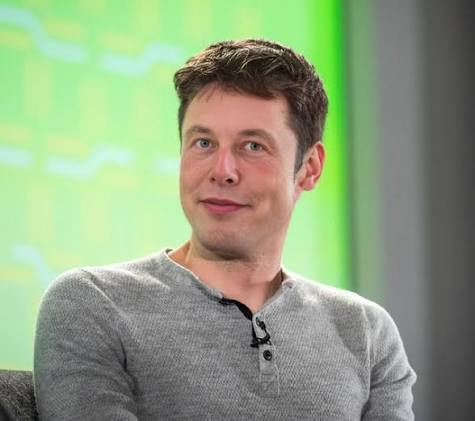
#> input picture attached_assets/images_(2)_1765368991590.jpeg, 475 x 421 px
$ python -i deepfake_detector.py   (imports and definitions only)   (older library calls are emulated)
#> lines starting #> are read from the running program, lines starting #| are printed output that depends on the picture; after the words box and inside, x2 and y2 are one past the last pixel; in counts of white or black regions, pixels touching at a corner belong together
#> further down, picture is the input picture: shape (421, 475, 3); mean B, G, R 129.2, 160.7, 144.4
import asyncio
import os
import base64
import tempfile
import io
from typing import Dict, Any, Optional, List, Tuple
from dataclasses import dataclass, field
from datetime import datetime
import numpy as np
from PIL import Image, ImageFilter, ImageStat
import cv2
from scipy import fftpack, ndimage, stats, signal
from scipy.ndimage import gaussian_filter, sobel
from skimage import feature, filters, measure, color, exposure
from skimage.restoration import estimate_sigma
from skimage.feature import graycomatrix, graycoprops
import struct
import math

DEEPFAKE_IMAGE_DETECTION_AVAILABLE = True
DEEPFAKE_DETECTION_MODULE_PATH = "Modules/deepfake scan/DeepFake-Image-Detection"


@dataclass
class DeepfakeResult:
    filename: str
    is_deepfake: Optional[bool]
    confidence: Optional[float]
    analysis_details: Dict[str, Any]
    error: Optional[str] = None
    timestamp: Optional[str] = None

    def __post_init__(self):
        if self.timestamp is None:
            self.timestamp = datetime.now().isoformat()

    # [9 lines left out: function to_dict, not called in this run]


class AdvancedDeepfakeAnalyzer:
    """
    State-of-the-art deepfake detection using multiple forensic techniques:
    1. Error Level Analysis (ELA) - Detects compression inconsistencies
    2. Frequency Domain Analysis (FFT/DCT) - Reveals GAN artifacts
    3. Face Symmetry & Landmark Analysis - Detects unnatural faces
    4. Noise Pattern Analysis - Identifies AI-generated noise signatures
    5. Color Channel Analysis - Detects chrominance anomalies
    6. JPEG Ghost Detection - Finds double compression
    7. Texture Gradient Analysis - Reveals blending artifacts
    8. Edge Coherence Analysis - Detects boundary manipulation
    9. Statistical Feature Analysis - GLCM texture features
    10. Spectral Analysis - Wavelet-based artifact detection
    """

    def __init__(self):
        self.face_cascade = cv2.CascadeClassifier(
            cv2.data.haarcascades + 'haarcascade_frontalface_default.xml'
        )
        self.eye_cascade = cv2.CascadeClassifier(
            cv2.data.haarcascades + 'haarcascade_eye.xml'
        )
        self.profile_cascade = cv2.CascadeClassifier(
            cv2.data.haarcascades + 'haarcascade_profileface.xml'
        )

    # [297 lines left out: functions analyze_error_level, analyze_frequency_domain, analyze_noise_patterns, analyze_face_regions, not called in this run]

    def analyze_color_channels(self, img_array: np.ndarray) -> Dict[str, Any]:
        """
        Advanced color analysis - Deepfakes often have color channel inconsistencies.
        Checks for chrominance anomalies and color bleeding.
        """
        if len(img_array.shape) != 3:
            return {"score": 0, "suspicious": False, "details": "Grayscale image"}

        b, g, r = cv2.split(img_array)
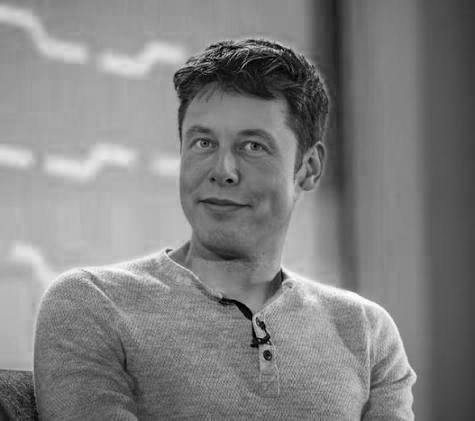
#> b: shape (421, 475); min 0, max 255, mean 129.2
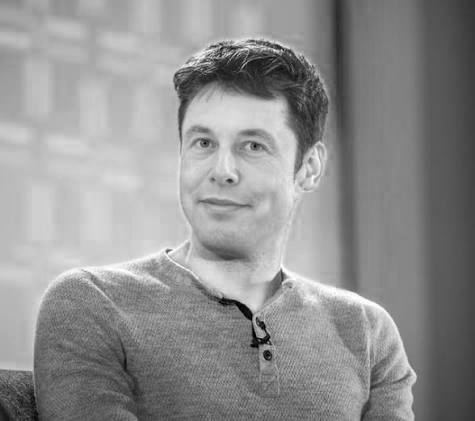
#> r: shape (421, 475); min 0, max 255, mean 144.4

        rb_corr = np.corrcoef(r.flatten(), b.flatten())[0, 1]
#> rb_corr = 0.866
        rg_corr = np.corrcoef(r.flatten(), g.flatten())[0, 1]
#> rg_corr = 0.803
        gb_corr = np.corrcoef(g.flatten(), b.flatten())[0, 1]
#> gb_corr = 0.811

        ycrcb = cv2.cvtColor(img_array, cv2.COLOR_BGR2YCrCb)
#> ycrcb: shape (421, 475, 3); mean of channels 0, 1, 2 152.2, 122.4, 115
        y, cr, cb = cv2.split(ycrcb)
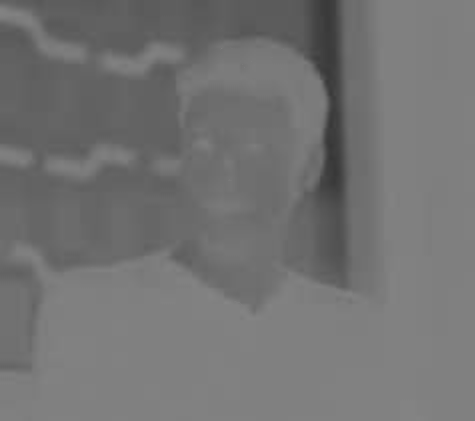
#> cb: shape (421, 475); min 55, max 134, mean 115

        cr_edges = cv2.Canny(cr, 50, 150)
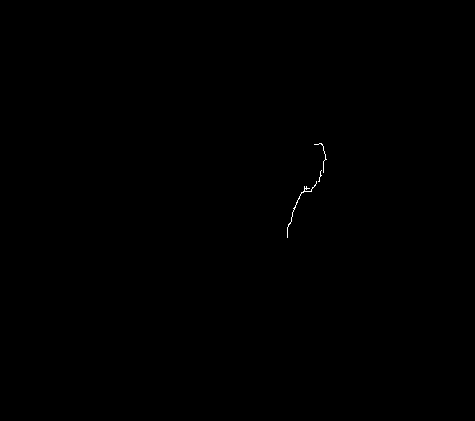
#> cr_edges: shape (421, 475); 0.07% white in thin lines or dots, all inside (x1, y1, x2, y2) = (287, 143, 327, 238)
        cb_edges = cv2.Canny(cb, 50, 150)
#> cb_edges: shape (421, 475); every value is 0
        y_edges = cv2.Canny(y, 50, 150)
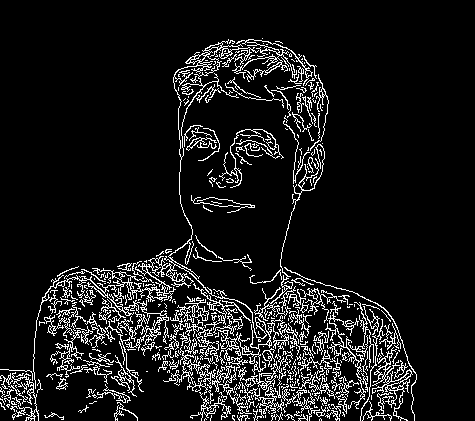
#> y_edges: shape (421, 475); 9.5% white in thin lines or dots, all inside (x1, y1, x2, y2) = (0, 38, 417, 421)

        cr_edge_density = np.sum(cr_edges > 0) / cr_edges.size
#> cr_edge_density = 0.000705
        cb_edge_density = np.sum(cb_edges > 0) / cb_edges.size
#> cb_edge_density = 0
        y_edge_density = np.sum(y_edges > 0) / y_edges.size
#> y_edge_density = 0.0949

        chroma_luma_ratio = (cr_edge_density + cb_edge_density) / (y_edge_density + 1e-10)
#> chroma_luma_ratio = 0.00743

        lab = cv2.cvtColor(img_array, cv2.COLOR_BGR2LAB)
#> lab: shape (421, 475, 3); mean of channels 0, 1, 2 162.5, 117.8, 142.2
        l_chan, a_chan, b_chan = cv2.split(lab)
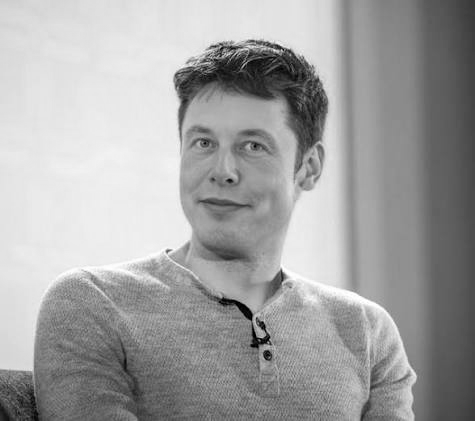
#> l_chan: shape (421, 475); min 0, max 255, mean 162.5
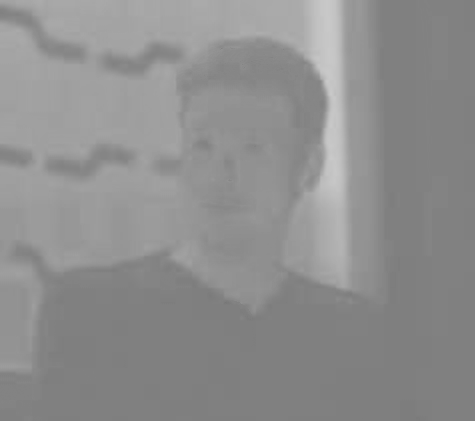
#> b_chan: shape (421, 475); min 119, max 201, mean 142.2

        a_range = np.max(a_chan) - np.min(a_chan)
#> a_range = 119
        b_range = np.max(b_chan) - np.min(b_chan)
#> b_range = 82

        score = 0

        if abs(rb_corr) > 0.98:
            score += 20
        if abs(rg_corr) > 0.98:
            score += 15

        if chroma_luma_ratio > 1.5:
            score += 25
        elif chroma_luma_ratio < 0.1:
            score += 20

        if a_range < 30 and b_range < 30:
            score += 20

        return {
            "score": min(int(score), 100),
            "rb_correlation": float(rb_corr),
            "rg_correlation": float(rg_corr),
            "chroma_luma_ratio": float(chroma_luma_ratio),
            "suspicious": score > 35,
            "details": "Color analysis detects chrominance anomalies in manipulated images"
        }

    # [263 lines left out: functions analyze_jpeg_artifacts, analyze_texture_gradients, analyze_edge_coherence, analyze_statistical_features, analyze_spectral_features, not called in this run]


class DeepfakeService:
    def __init__(self):
        self.analyzer = AdvancedDeepfakeAnalyzer()
        self.analysis_weights = {
            "error_level": 1.2,
            "frequency_domain": 1.3,
            "noise_patterns": 1.2,
            "face_regions": 1.5,
            "color_channels": 1.0,
            "jpeg_artifacts": 1.1,
            "texture_gradients": 1.1,
            "edge_coherence": 1.0,
            "statistical_features": 0.9,
            "spectral_features": 1.0
        }

    async def analyze_base64(self, file_data: str, filename: str) -> Dict[str, Any]:
        try:
            if ',' in file_data:
                file_data = file_data.split(',')[1]

            image_bytes = base64.b64decode(file_data)
            return await self.analyze_file(image_bytes, filename)
        except Exception as e:
            return DeepfakeResult(
                filename=filename,
                is_deepfake=None,
                confidence=None,
                analysis_details={},
                error=str(e)
            ).to_dict()

    async def analyze_file(self, file_bytes: bytes, filename: str) -> Dict[str, Any]:
        try:
            nparr = np.frombuffer(file_bytes, np.uint8)
            img_array = cv2.imdecode(nparr, cv2.IMREAD_COLOR)

            if img_array is None:
                pil_image = Image.open(io.BytesIO(file_bytes))
                img_array = cv2.cvtColor(np.array(pil_image), cv2.COLOR_RGB2BGR)

            if img_array is None:
                return DeepfakeResult(
                    filename=filename,
                    is_deepfake=None,
                    confidence=None,
                    analysis_details={},
                    error="Could not decode image"
                ).to_dict()

            min_dim = min(img_array.shape[0], img_array.shape[1])
            max_dim = max(img_array.shape[0], img_array.shape[1])

            if max_dim > 2000:
                scale = 2000 / max_dim
                img_array = cv2.resize(img_array, None, fx=scale, fy=scale)

            loop = asyncio.get_event_loop()

            ela_task = loop.run_in_executor(None, self.analyzer.analyze_error_level, img_array)
            freq_task = loop.run_in_executor(None, self.analyzer.analyze_frequency_domain, img_array)
            noise_task = loop.run_in_executor(None, self.analyzer.analyze_noise_patterns, img_array)
            face_task = loop.run_in_executor(None, self.analyzer.analyze_face_regions, img_array)
            color_task = loop.run_in_executor(None, self.analyzer.analyze_color_channels, img_array)
            jpeg_task = loop.run_in_executor(None, self.analyzer.analyze_jpeg_artifacts, img_array)
            texture_task = loop.run_in_executor(None, self.analyzer.analyze_texture_gradients, img_array)
            edge_task = loop.run_in_executor(None, self.analyzer.analyze_edge_coherence, img_array)
            stats_task = loop.run_in_executor(None, self.analyzer.analyze_statistical_features, img_array)
            spectral_task = loop.run_in_executor(None, self.analyzer.analyze_spectral_features, img_array)

            results = await asyncio.gather(
                ela_task, freq_task, noise_task, face_task, color_task,
                jpeg_task, texture_task, edge_task, stats_task, spectral_task,
                return_exceptions=True
            )

            analysis_results = {
                "error_level": results[0] if not isinstance(results[0], Exception) else {"score": 0, "error": str(results[0])},
                "frequency_domain": results[1] if not isinstance(results[1], Exception) else {"score": 0, "error": str(results[1])},
                "noise_patterns": results[2] if not isinstance(results[2], Exception) else {"score": 0, "error": str(results[2])},
                "face_regions": results[3] if not isinstance(results[3], Exception) else {"score": 0, "error": str(results[3])},
                "color_channels": results[4] if not isinstance(results[4], Exception) else {"score": 0, "error": str(results[4])},
                "jpeg_artifacts": results[5] if not isinstance(results[5], Exception) else {"score": 0, "error": str(results[5])},
                "texture_gradients": results[6] if not isinstance(results[6], Exception) else {"score": 0, "error": str(results[6])},
                "edge_coherence": results[7] if not isinstance(results[7], Exception) else {"score": 0, "error": str(results[7])},
                "statistical_features": results[8] if not isinstance(results[8], Exception) else {"score": 0, "error": str(results[8])},
                "spectral_features": results[9] if not isinstance(results[9], Exception) else {"score": 0, "error": str(results[9])}
            }

            weighted_score = 0
            total_weight = 0
            suspicious_count = 0

            for key, result in analysis_results.items():
                if isinstance(result, dict) and "score" in result:
                    weight = self.analysis_weights.get(key, 1.0)
                    weighted_score += result["score"] * weight
                    total_weight += weight
                    if result.get("suspicious", False):
                        suspicious_count += 1

            if total_weight > 0:
                final_score = weighted_score / total_weight
            else:
                final_score = 0

            if suspicious_count >= 6:
                final_score = min(final_score * 1.3, 100)
            elif suspicious_count >= 4:
                final_score = min(final_score * 1.15, 100)

            if final_score >= 60:
                is_deepfake = True
                verdict = "LIKELY FAKE/MANIPULATED"
            elif final_score >= 40:
                is_deepfake = True
                verdict = "POSSIBLY MANIPULATED"
            elif final_score >= 25:
                is_deepfake = None
                verdict = "UNCERTAIN - NEEDS REVIEW"
            else:
                is_deepfake = False
                verdict = "LIKELY AUTHENTIC"

            confidence = min(abs(final_score - 50) * 2, 100)

            return DeepfakeResult(
                filename=filename,
                is_deepfake=is_deepfake,
                confidence=round(confidence, 2),
                analysis_details={
                    "overall_score": round(final_score, 2),
                    "verdict": verdict,
                    "suspicious_indicators": suspicious_count,
                    "total_analyses": len(analysis_results),
                    "analyses": analysis_results,
                    "interpretation": self._get_interpretation(final_score, suspicious_count, analysis_results)
                }
            ).to_dict()

        except Exception as e:
            return DeepfakeResult(
                filename=filename,
                is_deepfake=None,
                confidence=None,
                analysis_details={},
                error=str(e)
            ).to_dict()

    # [33 lines left out: function _get_interpretation, not called in this run]


deepfake_service = DeepfakeService()

>>> import cv2
>>> picture = cv2.imread('../attached_assets/images_(2)_1765368991590.jpeg')
>>> result = AdvancedDeepfakeAnalyzer().analyze_color_channels(picture)
#> result = 6 items
